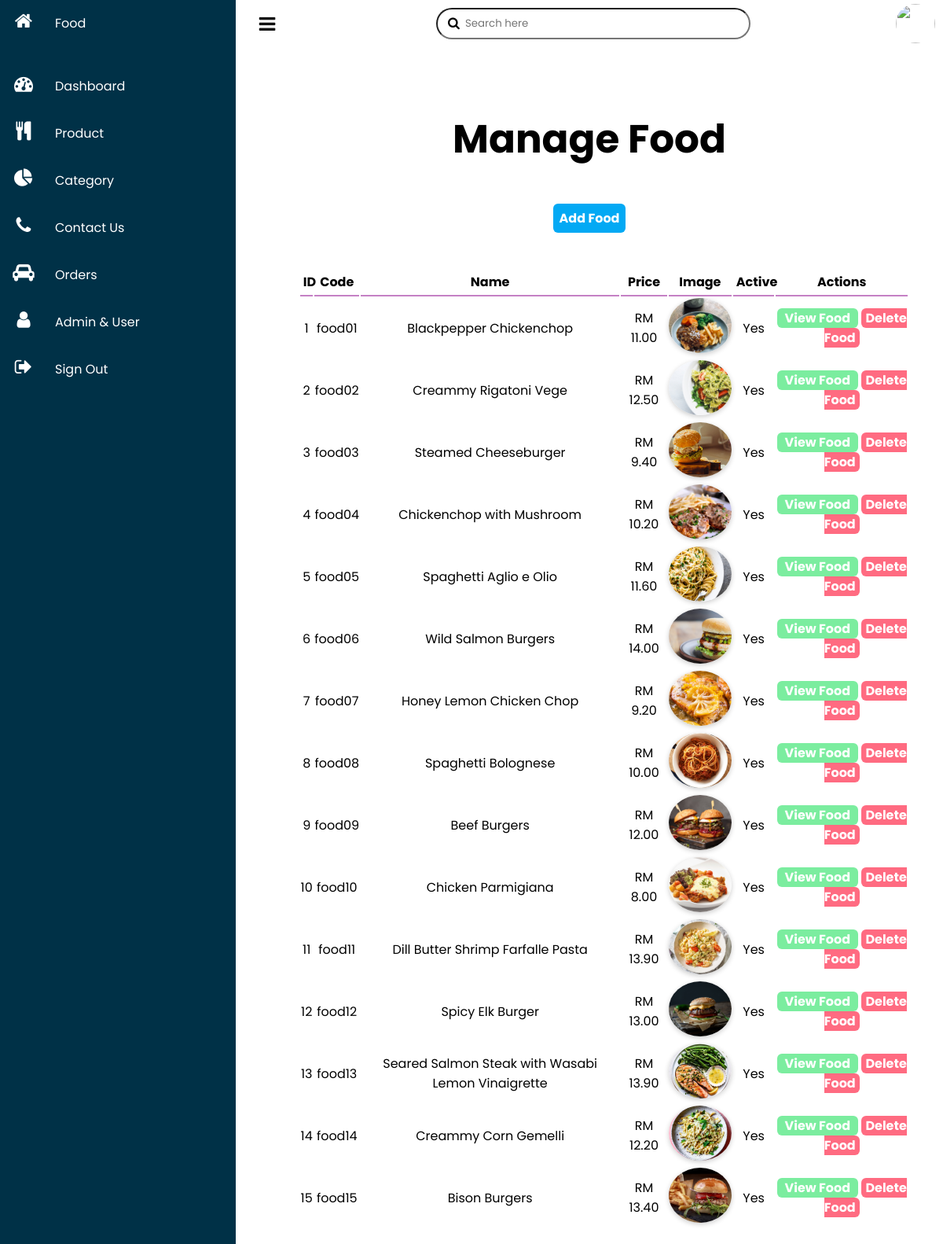
/admin/food.php, run on the app's committed database.
### tables this page shows
CREATE TABLE `food` (
  `food_id` int(4) UNSIGNED NOT NULL,
  `food_code` varchar(100) NOT NULL,
  `food_name` varchar(100) NOT NULL,
  `food_price` float NOT NULL,
  `food_description` text NOT NULL,
  `food_image` varchar(255) NOT NULL,
  `food_stock` int(4) NOT NULL,
  `food_status` varchar(100) NOT NULL,
  `admin_id` int(4) UNSIGNED NOT NULL,
  `cate_id` int(4) UNSIGNED NOT NULL,
  `active` varchar(10) NOT NULL
);

### admin/food.php (the view, shortened to what this page needs)
<?php include('includes/header.php') ?>
<div class="header">
    <div id="title">
        <h1>Manage Food</h1>
        <br /><br />
            <a href ="<?php echo SITEURL;?>admin/add-food.php" class="btn-add">Add Food</a>
            <br /><br /><br />
            <table class = "tbl-full">
                <tr>
                    <th>ID</th>
                    <th>Code</th>
                    <th>Name</th>
                    <th>Price</th>
                    <th>Image</th>
                    <th>Active</th>
                    <th>Actions</th>
                </tr>
                <?php
                    $sql = "SELECT * FROM FOOD";
                    $res = mysqli_query($conn, $sql);
                        $count = mysqli_num_rows($res);
                        $sn=1;
                        if($count>0)
                        {
                            while($rows=mysqli_fetch_assoc($res))
                            {
                                $ID = $rows['food_id'];
                                $code = $rows['food_code'];
                                $food_name = $rows['food_name'];
                                $price = $rows['food_price'];
                                $image_name = $rows['food_image'];
                                $active = $rows['active'];
                                ?>
                                <tr>
                                    <td><?php echo $sn++; ?></td>
                                    <td><?php echo $code; ?></td>
                                    <td><?php echo $food_name; ?></td>
                                    <td>RM <?php echo number_format($price, 2); ?></td>
                                    <td>
                                        <?php
                                            if($image_name=="")
                                            {
                                                echo "<div class = 'error'>Image not added.</div>";
                                            }
                                            else
                                            {
                                                ?>
                                                <img src="<?php echo SITEURL; ?>Food/<?php echo $image_name; ?>" width="100px">
                                                <?php
                                            }
                                        ?>
                                    </td>
                                    <td><?php echo $active; ?></td>
                                    <td>
                                        <a href="<?php echo SITEURL;?>admin/view.php?ID=<?php echo $ID; ?>" class="btn-update">View Food</a>
                                        <a href="<?php echo SITEURL;?>admin/delete-food.php?ID=<?php echo $ID; ?>&image_name=<?php echo $image_name;?>" class="btn-delete">Delete Food</a>
                                    </td>
                                </tr>
                                <?php
                            }
                        }
                        else
                        {
                            echo "<tr> <td colspan='6' class ='error'>Food not added.</td></tr>";
                        }
                ?>
            </table>
    </div>
</div>

### admin/apstyle.css (style rules this page uses)
* { padding: 0; margin: 0; box-sizing: border-box; font-family: "Poppins", sans-serif; }
body { overflow-x: hidden; }
.header { padding: 80px; text-align: center; background: white; }
.header h1 { font-size: 50px; }
.tbl-full { width: 105%; font-family: Arial; }
table tr th { border-bottom: 2px solid rgb(197, 129, 197); padding: 0.5%; text-align: center; }
table tr td img { display: inline-block; width: 80px; height: 70px; object-fit: cover; border-radius: 50%; box-shadow: 0 2px 6px #0003; }
.btn-add { background-color: #03a9f4; padding: 1%; color: white; text-decoration: none; font-weight: bold; border: 0px; position: relative; border-radius: 6px; }
.btn-update { background-color: #7bed9f; padding: 1px 10px; color: white; text-decoration: none; font-weight: bold; border: 0px; border-radius: 6px; }
.btn-delete { background-color: #ff6b81; padding: 1px 5px; color: white; text-decoration: none; font-weight: bold; border-radius: 6px; }

### data on the page
food: food_code "food01", food_name "Blackpepper Chickenchop", food_price "11.00", food_image (picture), active "Yes"
food: food_code "food02", food_name "Creammy Rigatoni Vege", food_price "12.50", food_image (picture), active "Yes"
food: food_code "food03", food_name "Steamed Cheeseburger", food_price "9.40", food_image (picture), active "Yes"
food: food_code "food04", food_name "Chickenchop with Mushroom", food_price "10.20", food_image (picture), active "Yes"
food: food_code "food05", food_name "Spaghetti Aglio e Olio", food_price "11.60", food_image (picture), active "Yes"
food: food_code "food06", food_name "Wild Salmon Burgers", food_price "14.00", food_image (picture), active "Yes"
food: food_code "food07", food_name "Honey Lemon Chicken Chop", food_price "9.20", food_image (picture), active "Yes"
food: food_code "food08", food_name "Spaghetti Bolognese", food_price "10.00", food_image (picture), active "Yes"
food: food_code "food09", food_name "Beef Burgers", food_price "12.00", food_image (picture), active "Yes"
food: food_code "food10", food_name "Chicken Parmigiana", food_price "8.00", food_image (picture), active "Yes"
food: food_code "food11", food_name "Dill Butter Shrimp Farfalle Pasta", food_price "13.90", food_image (picture), active "Yes"
food: food_code "food12", food_name "Spicy Elk Burger", food_price "13.00", food_image (picture), active "Yes"
food: food_code "food13", food_name "Seared Salmon Steak with Wasabi Lemon Vinaigrette", food_price "13.90", food_image (picture), active "Yes"
food: food_code "food14", food_name "Creammy Corn Gemelli", food_price "12.20", food_image (picture), active "Yes"
food: food_code "food15", food_name "Bison Burgers", food_price "13.40", food_image (picture), active "Yes"
